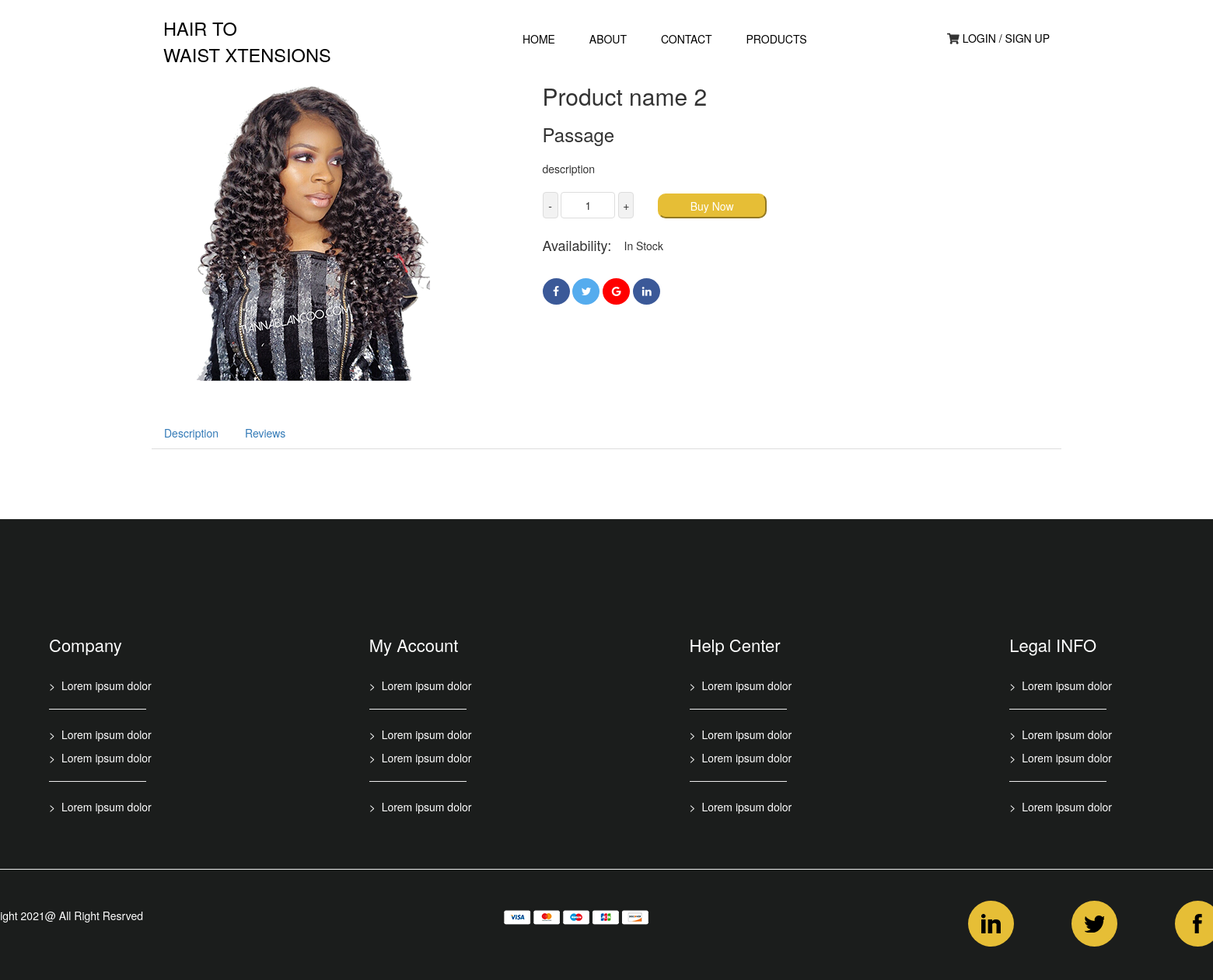
/Product-Details.php?id=27, run on the app's committed database.
### tables this page shows
CREATE TABLE `table_products` (
  `product_id` int(11) NOT NULL,
  `product_name` varchar(255) NOT NULL,
  `product_price` float NOT NULL DEFAULT '0',
  `product_label_price` float NOT NULL DEFAULT '0',
  `product_description` text,
  `product_image` varchar(512) DEFAULT NULL,
  `product_status` tinyint(4) DEFAULT '1',
  `product_createdon` datetime DEFAULT CURRENT_TIMESTAMP
);

### Product-Details.php (the view, shortened to what this page needs)
<?php
        include "connection.php";
        $product_id = $_GET['id'];
        $query = "SELECT * FROM table_products WHERE product_id = '".$product_id."'";
        $r = mysqli_query($conn,$query);
        $row=mysqli_fetch_assoc($r);
                            $product_name = $row['product_name'];
                            $product_description = $row['product_description'];
                            $product_image = $row['product_image'];
                            ?>
<!DOCTYPE html>
<html lang="en">
  <head>
    <link href="css/bootstrap.min.css" rel="stylesheet" />
    <link rel="stylesheet" type="text/css" href="css/product-detailstyle.css" />
    <link
      rel="stylesheet"
      href="https://pro.fontawesome.com/releases/v5.10.0/css/all.css"
    />
    <link
      rel="stylesheet"
      href="https://cdnjs.cloudflare.com/ajax/libs/twitter-bootstrap/3.3.7/css/bootstrap.min.css"
    />
    <link
      rel="stylesheet"
      href="https://cdnjs.cloudflare.com/ajax/libs/font-awesome/4.7.0/css/font-awesome.min.css"
    />
  </head>
  <body>
    <header>
      <div class="container">
          <div class="row">
              <div class="col-md-3 c">
                  <div class="logo">
                      <a href="#">hair to <br> waist xtensions</a>
                  </div>
              </div>
              <div class="col-md-6">
                  <div class="navigation">
                      <ul>
                          <li>
                              <a href="index.php">Home</a>
                          </li>
                          <li>
                              <a href="about_us.html">About</a>
                          </li>
                          <li>
                              <a href="contact.html">Contact</a>
                          </li>
                          <li>
                              <a href="products.php">Products</a>
                          </li>
                      </ul>
                  </div>
              </div>
              <div class="col-md-3">
                  <div class="login-signup">
                      <ul>
                          <li><i class="fas fa-shopping-cart"></i></li>
                          <li><a href="#">Login / Sign Up</a></li>
                      </ul>
                  </div>
              </div>
          </div>
      </div>
  </header>
    <section class="details">
      <div class="container">
        <div class="row">
          <div class="col-md-5">
            <div class="proImg">
              <img src="<?php echo 'images/'.$product_image?>" style='height: 380px; width: 370px' class="img-responsive" alt="img" />
            </div>
          </div>
          <div class="col-md-7">
            <h2><?php echo  $product_name?></h2>
            <h3>Passage</h3>
            <p><?php echo  $product_description?>
            </p>
            <div class="col-md-3">
              <div class="number">
                <span class="minus">-</span>
                <input type="text" value="1" />
                <span class="plus">+</span>
              </div>
            </div>
            <div class="col-md-3">
              <button class="buyButton" type="button">Buy Now</button>
            </div>
          </div>
          <div class="col-md-2">
            <h4 class="ava">Availability:</h4>
          </div>
          <div class="col-md-2">
            <p class="stocking">In Stock</p>
          </div>
          <div class="col-md-6">
            <a href="#" class="fa fa-facebook"></a>
            <a href="#" class="fa fa-twitter"></a>
            <a href="#" class="fa fa-google"></a>
            <a href="#" class="fa fa-linkedin"></a>
          </div>
        </div>
      </div>
    </section>
    <section>
      <div class="container">
        <div class="row">
          <ul class="nav nav-tabs" id="myTab" role="tablist">
            <li class="nav-item">
              <a class="nav-link active" id="description-tab" data-toggle="tab" href="#description" role="tab" aria-controls="description" aria-selected="true">Description</a>
            </li>
            <li class="nav-item">
              <a class="nav-link" id="review-tab" data-toggle="tab" href="#review" role="tab" aria-controls="review" aria-selected="false">Reviews</a>
            </li>
          </ul>
          <div class="tab-content" id="myTabContent">
          </div>
        </div>
      </div>
    </section>
    <div class="container ">
      <div class="row ">
          <div class="footer">
              <div class="detail_card">
                  <div class="row ">
                      <div class="col-md-3 c ">
                          <div class="dcard1">
                              <h4>Company</h4>
                              <p> >&nbsp Lorem ipsum dolor</p>
                              <hr>
                              <p> >&nbsp Lorem ipsum dolor</p>
                              <p> >&nbsp Lorem ipsum dolor</p>
                              <hr>
                              <p> > &nbspLorem ipsum dolor</p>
                          </div>
                      </div>
                      <div class="col-md-3 c ">
                          <div class="dcard1">
                              <h4>My Account</h4>
                              <p> >&nbsp Lorem ipsum dolor</p>
                              <hr>
                              <p> >&nbsp Lorem ipsum dolor</p>
                              <p> >&nbsp Lorem ipsum dolor</p>
                              <hr>
                              <p> >&nbsp Lorem ipsum dolor</p>
                          </div>
                      </div>
                      <div class="col-md-3 c ">
                          <div class="dcard1">
                              <h4>Help Center</h4>
                              <p> >&nbsp Lorem ipsum dolor</p>
                              <hr>
                              <p> >&nbsp Lorem ipsum dolor</p>
                              <p> >&nbsp Lorem ipsum dolor</p>
                              <hr>
                              <p> > &nbspLorem ipsum dolor</p>
                          </div>
                      </div>
                      <div class="col-md-3 c ">
                          <div class="dcard1">
                              <h4>Legal INFO</h4>
                              <p> >&nbsp Lorem ipsum dolor</p>
                              <hr>
                              <p> >&nbsp Lorem ipsum dolor</p>
                              <p> >&nbsp Lorem ipsum dolor</p>
                              <hr>
                              <p> >&nbsp Lorem ipsum dolor</p>
                          </div>
                      </div>
                  </div>
              </div>
              <hr class="bar">
              <div class="mini_foot">
                  <div class="row">
                      <div class="col-md-4 c">
                          <p>Copyright&nbsp2021@&nbspAll&nbspRight&nbspResrved</p>
                      </div>
                      <div class="col-md-3 c">
                          <div class="payment">
                              <img src="payment.png">
                          </div>
                      </div>
                      <div class="col-md-1 c">
                          <div class="icon">
                              <img src="LI.png" style="margin-left: 17px; margin-top: 17px">
                          </div>
                      </div>
                      <div class="col-md-1 c">
                          <div class="icon">
                              <img src="Tweet.png" style="margin-left: 17px; margin-top: 17px">
                          </div>
                      </div>
                      <div class="col-md-1 c">
                          <div class="icon">
                              <img src="facee.png" style="margin-left: 17px; margin-top: 17px">
                          </div>
                      </div>
                  </div>
              </div>
          </div>
      </div>
  </div>
  </body>
</html>

### css/product-detailstyle.css (style rules this page uses)
.fa { padding: 10px; font-size: 20px; width: 35px; margin-top: 4%; text-align: center; text-decoration: none; border-radius: 50%; }
.fa-facebook { background: #3b5998; color: white; }
.fa-twitter { background: #55acee; color: white; }
.fa-google { background-color: red; color: white; }
.fa-linkedin { background-color: #3b5998; color: white; }
.proImg { margin-top: 5%; margin-bottom: 10%; }
.ava { margin-top: 15%; }
.stocking { margin-top: 15%; margin-left: -90px; }
span { cursor: pointer; }
.number { margin-top: 8%; margin-left: -15px; }
.minus, .plus { width: 20px; height: 3%; background: #f2f2f2; border-radius: 4px; padding: 6px 5px 6px 5px; border: 1px solid #ddd; display: inline-block; vertical-align: middle; text-align: center; }
.buyButton { width: 140px; margin-top: 9%; background-color: #e6be36; color: #ffffff; padding: 4px 8px 4px 8px; margin-left: -30px; border-radius: 10px; border-color: #e6be36; }
input { height: 34px; width: 70px; text-align: center; font-size: 26px; border: 1px solid #ddd; border-radius: 4px; display: inline-block; vertical-align: middle; }
.navigation ul { display: inline-block; list-style: none; padding: 0; float: right; }
.navigation ul li { display: inline-block; padding: 0 20px; margin-top: 40px; }
.navigation ul li a { font-size: 14px; color: black; font-weight: 500; text-transform: uppercase; text-decoration: none; }
.logo { margin-top: 20px; }
.logo a { font-size: 23.6px; color: black; text-transform: uppercase; text-decoration: none; }
.login-signup { display: inline-block; list-style: none; margin-top: 30px; float: right; }
.login-signup ul { display: inline-block; list-style: none; padding: 0; }
.login-signup ul li { display: inline-block; list-style: none; }
.login-signup ul li a { display: inline-block; list-style: none; font-size: 14px; color: black; font-weight: 500; text-transform: uppercase; margin-top: 9px; text-decoration: none; }
.footer { width: 1920px; height: 593px; background-color: #1b1d1c; margin-left: -382px; margin-top: 10px; }
.dcard1 hr { width: 125px; height: 2px; margin-left: 0px; }
.dcard1 { position: relative; margin-left: 250px; margin-top: 150px; }
.dcard1 h4 { color: white; margin-bottom: 30px; font-size: 22px; }
.dcard1 p { color: white; }
.detail_card { position: absolute; }
.bar { position: absolute; color: white; height: 1px; width: 1600px; margin-top: 450px; margin-left: 150px; }
.mini_foot { margin-left: 150px; margin-top: 500px; position: absolute; }
.mini_foot p { color: white; }
.icon { height: 59px; width: 59px; background-color: #e6be36; border-radius: 50%; display: inline-block; margin-left: 350px; margin-top: -15px; }
.payment { position: absolute; margin-left: 150px; }

### data on the page
table_products: product_image (picture), product_name "Product name 2", product_description "description"
